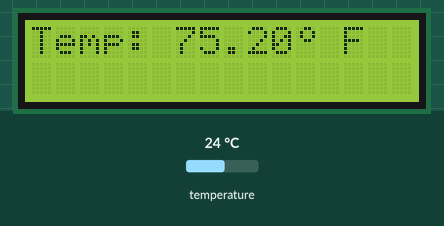
Recording of a sketch running on a simulated Arduino Uno, built with avr-gcc and run on an emulated ATmega328P. Shown: 16×2 character LCD. The test bench sets the inputs (shaded band); at power-on: temperature 24 °C. What the sketch prints to the serial monitor is not drawn.

Above: at 1.4 s.
1.5 s: temperature set to 12 °C
At 3.6 s:
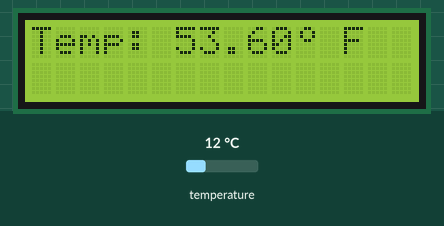
4.3 s: temperature set to 19 °C
At 5.4 s:
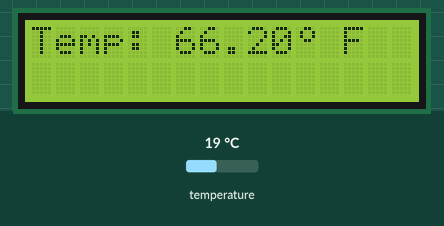
6.4 s: temperature set to 28 °C
At 9.1 s:
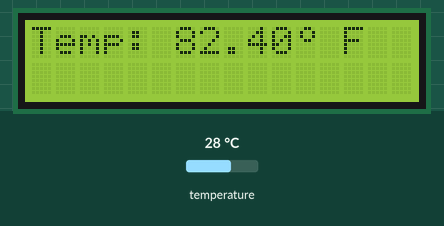
Timing chart, 0 to 10.6 s (numbered marks = the images above; inputs shaded):
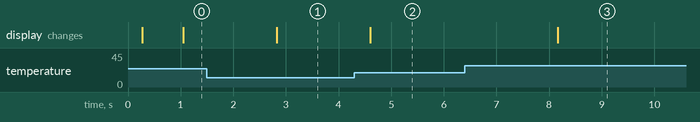

The sketch:

temperature.ino
```cpp
#include <DallasTemperature.h>
#include <OneWire.h>
#include <LiquidCrystal.h>


// Data wire is plugged into port 2 on the Arduino
#define ONE_WIRE_BUS 6
#define HIGH_ALARM 68
#define LOW_ALARM 58

// Setup a oneWire instance to communicate with any OneWire devices (not just Maxim/Dallas temperature ICs)
OneWire oneWire(ONE_WIRE_BUS);

// Pass our oneWire reference to Dallas Temperature.
DallasTemperature sensors(&oneWire);

// arrays to hold device addresses
DeviceAddress thermometer;

// initialize the library with the numbers of the interface pins
LiquidCrystal lcd(7, 8, 9, 10, 11, 12);

byte degree_symbol[8] = {
  0x6,
  0x9,
  0x9,
  0x6,
  0x0,
  0x0,
  0x0,
  0x0
};

boolean highAlarmCalled = false;
boolean lowAlarmCalled = false;

// function that will be called when an alarm condition exists during DallasTemperatures::processAlarms();
void alarmHandler(uint8_t* deviceAddress)
{
  Serial.println("Alarm Handler Start");
  printAlarmInfo(deviceAddress);
  printTemp(deviceAddress);
  highAlarmCalled = true;
  lowAlarmCalled = true;
  Serial.println();
  Serial.println("Alarm Handler Finish");
}

void printAddress(DeviceAddress deviceAddress)
{
  Serial.print("Address: ");
  for (uint8_t i = 0; i < 8; i++)
  {
    if (deviceAddress[i] < 16) Serial.print("0");
    Serial.print(deviceAddress[i], HEX);
  }
  Serial.print(" ");
}

void printTemp(DeviceAddress deviceAddress)
{
  float tempC = sensors.getTempC(deviceAddress);
  if (tempC != DEVICE_DISCONNECTED)
  {
    Serial.print("Current Temp F: ");
    Serial.print(DallasTemperature::toFahrenheit(tempC));
  }
  else Serial.print("DEVICE DISCONNECTED");
  Serial.print(" ");

}

float getTempInF(DeviceAddress deviceAddress){
  float tempC = getTempInC(deviceAddress);
  return DallasTemperature::toFahrenheit(tempC);
}
float getTempInC(DeviceAddress deviceAddress){
  float tempC = sensors.getTempC(deviceAddress);
  return tempC;
}

void printAlarmInfo(DeviceAddress deviceAddress)
{
  char temp;
  printAddress(deviceAddress);
  temp = sensors.getHighAlarmTemp(deviceAddress);
  Serial.print("High Alarm: ");
  Serial.print(DallasTemperature::toFahrenheit(temp), DEC);
  Serial.print("F");
  Serial.print(" Low Alarm: ");
  temp = sensors.getLowAlarmTemp(deviceAddress);
  Serial.print(DallasTemperature::toFahrenheit(temp), DEC);
  Serial.print("F");
  Serial.print(" ");
}

boolean isAlarmCallable(){

  if( highAlarmCalled || lowAlarmCalled ){
    return false;
  }
  return true;
}

boolean resetAlarmsCalled(){
  highAlarmCalled = false;
  lowAlarmCalled = false;
}

void lcd_temp_setup() {

    // create a new character
  lcd.createChar(0, degree_symbol);

  // set up the LCD's number of columns and rows:
  lcd.begin(16, 2);
  /*
  // Print a message to the LCD.
  lcd.print("Temp: 10");
  lcd.write((uint8_t)0);
  lcd.write(" F");
  */
}

void setup(void)
{
  // start serial port
  Serial.begin(9600);
  Serial.println("Dallas Temperature IC Control Library Demo");

    // Start up the library
  sensors.begin();

  // locate devices on the bus
  Serial.print("Found ");
  Serial.print(sensors.getDeviceCount(), DEC);
  Serial.println(" devices.");

  // search for devices on the bus and assign based on an index
  if (!sensors.getAddress(thermometer, 0)) Serial.println("Unable to find address for Device 0");

  Serial.print("Device thermometer ");
  printAlarmInfo(thermometer);
  Serial.println();

  sensors.setHighAlarmTemp(thermometer, DallasTemperature::toCelsius(HIGH_ALARM));
  sensors.setLowAlarmTemp(thermometer, DallasTemperature::toCelsius(LOW_ALARM));

  Serial.print("New thermometer ");
  printAlarmInfo(thermometer);
  Serial.println();

    // attach alarm handler
  sensors.setAlarmHandler(&alarmHandler);

  lcd_temp_setup();
}

void loop(void)
{
  // call sensors.requestTemperatures() to issue a global temperature
  // request to all devices on the bus
  Serial.print("Requesting temperatures...");
  sensors.requestTemperatures(); // Send the command to get temperatures
  Serial.println("DONE");

   // just print out the current temperature
   printTemp(thermometer);

  // call alarm handlerfunction defined by sensors.setAlarmHandler
  // for each device reporting an alarm
  if( isAlarmCallable() ){
    sensors.processAlarms();
  }

  if (!sensors.hasAlarm())
  {
    resetAlarmsCalled();
  }


  // print to lcd screen
  lcd.setCursor(0,0);
  lcd.print("Temp: ");
  lcd.print(getTempInF(thermometer));
  lcd.write((uint8_t)0);
  lcd.write(" F");

  delay(1000);
}
```

Measured:
- after the input at 1.5 s, the display: changes after 1.3 s (image 1)
- after the input at 4.3 s, the display: changes after 0.30 s (image 2)
- after the input at 6.4 s, the display: changes after 1.8 s (image 3)
